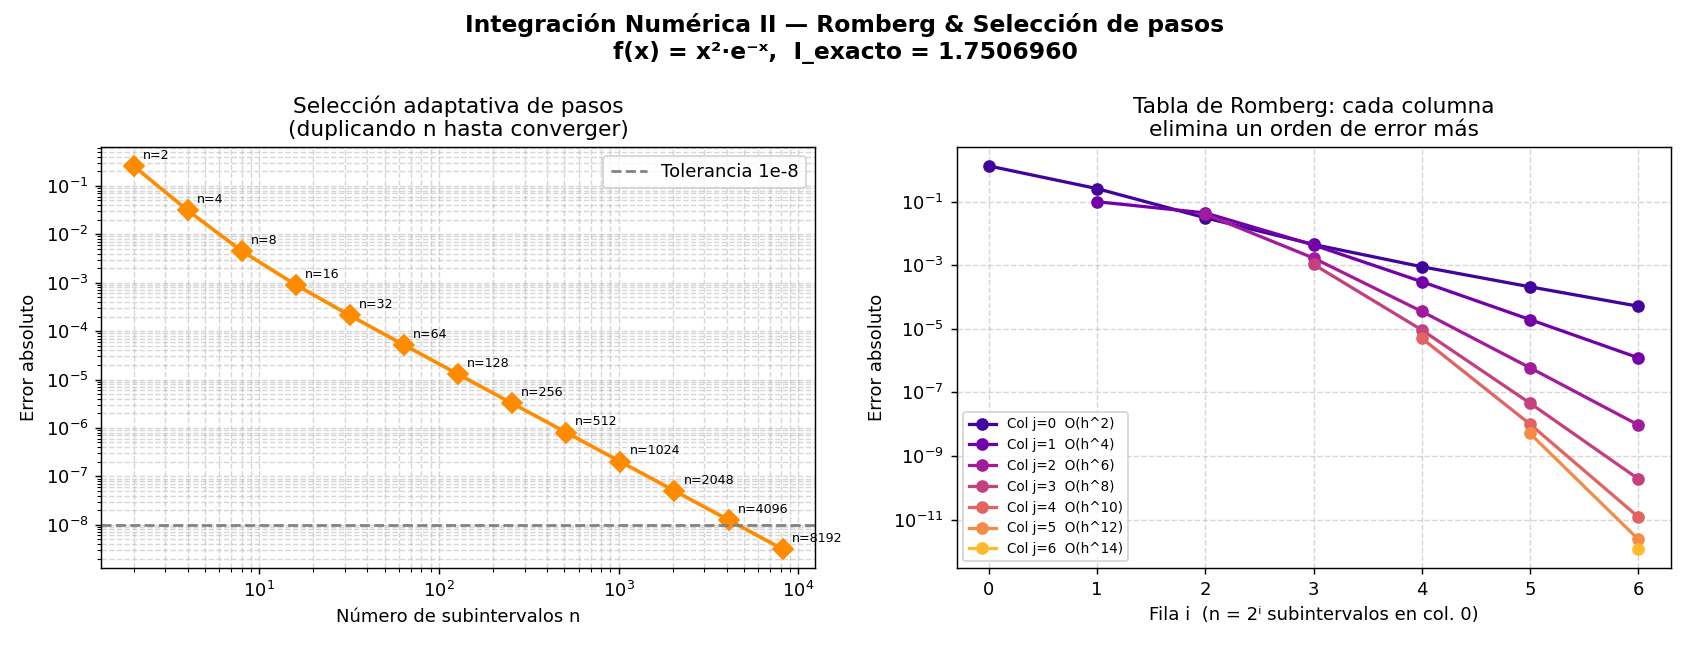

Here is the Python script that generated this plot:
"""
INTEGRACIÓN NUMÉRICA II: Selección del número de pasos y Método de Romberg
Función de prueba: f(x) = x²·e^(-x)  en [0, 5]  (misma que el archivo anterior)
"""

import numpy as np
import matplotlib.pyplot as plt

def f(x):
    return x**2 * np.exp(-x)

a, b = 0, 5
I_exacto = (-np.exp(-b)*(b**2+2*b+2)) - (-np.exp(-a)*(a**2+2*a+2))

# ─────────────────────────────────────────────────────────────
# REGLA DEL TRAPECIO (necesaria para Romberg)
# ─────────────────────────────────────────────────────────────
def trapecio(f, a, b, n):
    x = np.linspace(a, b, n + 1)
    y = f(x)
    h = (b - a) / n
    return h * (y[0]/2 + np.sum(y[1:-1]) + y[-1]/2)

# ─────────────────────────────────────────────────────────────
# SELECCIÓN DEL NÚMERO DE PASOS
# Estrategia simple: empieza con n=2 y duplica hasta que el cambio
# relativo entre dos estimaciones consecutivas sea menor que la tolerancia.
# No necesitamos saber cuántos pasos hacen falta de antemano.
# ─────────────────────────────────────────────────────────────
def seleccion_pasos(f, a, b, tol=1e-6):
    n = 2
    I_ant = trapecio(f, a, b, n)
    historia_n = [n]
    historia_I = [I_ant]
    while n <= 2**14:
        n *= 2
        I_act = trapecio(f, a, b, n)
        historia_n.append(n)
        historia_I.append(I_act)
        if abs(I_act - I_ant) / abs(I_act) < tol:
            break
        I_ant = I_act
    return np.array(historia_n), np.array(historia_I)

# ─────────────────────────────────────────────────────────────
# MÉTODO DE ROMBERG
# Construye una tabla triangular R[i][j] donde:
#   Columna 0: trapecio con 2^i subintervalos
#   Columna j: extrapolación de Richardson aplicada a la columna j-1
#
# ¿Por qué funciona la extrapolación de Richardson?
# El trapecio tiene error: I_trap = I_exacto + c₂·h² + c₄·h⁴ + ...
# Si calculamos con h y h/2:
#   I(h)   = I_exacto + c₂·h²    + c₄·h⁴   + ...
#   I(h/2) = I_exacto + c₂·h²/4  + c₄·h⁴/16 + ...
# Combinando: R = (4·I(h/2) - I(h)) / 3  → cancela el término c₂·h²
# Esto deja error O(h⁴). Repitiendo el proceso → O(h⁶), O(h⁸)...
# Fórmula general: R[i][j] = (4^j·R[i][j-1] - R[i-1][j-1]) / (4^j - 1)
# ─────────────────────────────────────────────────────────────
def romberg(f, a, b, orden=6):
    m = orden + 1
    R = np.zeros((m, m))
    for i in range(m):
        R[i, 0] = trapecio(f, a, b, 2**i)
        for j in range(1, i + 1):
            R[i, j] = (4**j * R[i, j-1] - R[i-1, j-1]) / (4**j - 1)
    return R

# ─────────────────────────────────────────────────────────────
# Ejecutar
# ─────────────────────────────────────────────────────────────
ns, Is = seleccion_pasos(f, a, b, tol=1e-8)
R = romberg(f, a, b, orden=6)

print("Tabla de Romberg:")
print(f"{'':>5}", end="")
for j in range(7): print(f"  j={j}       ", end="")
print()
for i in range(7):
    print(f"i={i} |", end="")
    for j in range(i+1):
        print(f"  {R[i,j]:.7f}", end="")
    print()

# ─────────────────────────────────────────────────────────────
# GRÁFICAS
# ─────────────────────────────────────────────────────────────
fig, axes = plt.subplots(1, 2, figsize=(13, 5))
fig.suptitle("Integración Numérica II — Romberg & Selección de pasos\n"
             f"f(x) = x²·e⁻ˣ,  I_exacto = {I_exacto:.7f}", fontsize=13, fontweight='bold')

# Panel 1: Selección de pasos
err_adap = np.abs(Is - I_exacto)
axes[0].loglog(ns, err_adap, 'D-', color='darkorange', ms=8, lw=2)
for n, e in zip(ns, err_adap):
    axes[0].annotate(f"n={n}", xy=(n, e), textcoords='offset points',
                     xytext=(5, 4), fontsize=7)
axes[0].axhline(1e-8, color='gray', ls='--', lw=1.5, label='Tolerancia 1e-8')
axes[0].set_xlabel("Número de subintervalos n")
axes[0].set_ylabel("Error absoluto")
axes[0].set_title("Selección adaptativa de pasos\n(duplicando n hasta converger)")
axes[0].legend()
axes[0].grid(True, which='both', ls='--', alpha=0.5)

# Panel 2: Convergencia de columnas de Romberg
colores = plt.cm.plasma(np.linspace(0.1, 0.85, 7))
for j in range(7):
    filas = np.arange(j, 7)
    errs  = [abs(R[i, j] - I_exacto) for i in filas]
    # Filtramos errores cero (para evitar log(0))
    errs_plot = [e if e > 1e-16 else 1e-16 for e in errs]
    label = f"Col j={j}  O(h^{2*(j+1)})"
    axes[1].semilogy(filas, errs_plot, 'o-', color=colores[j], ms=6, lw=1.8, label=label)

axes[1].set_xlabel("Fila i  (n = 2ⁱ subintervalos en col. 0)")
axes[1].set_ylabel("Error absoluto")
axes[1].set_title("Tabla de Romberg: cada columna\nelimina un orden de error más")
axes[1].legend(fontsize=7.5)
axes[1].grid(True, which='both', ls='--', alpha=0.5)

plt.tight_layout()
plt.savefig("03_romberg.png", dpi=130)
plt.show()
print("Gráfica guardada: 03_romberg.png")
